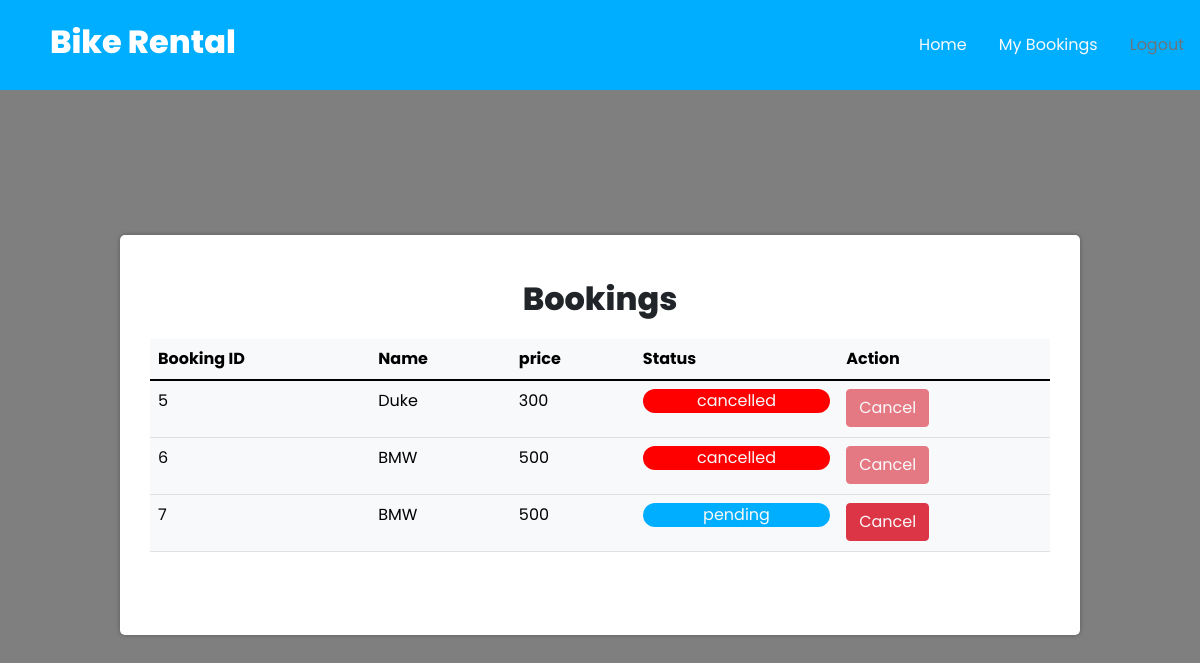
Screenshot of /bike-rental-project/bookings.php (signed in) with the database file from the repository.
### tables this page shows
CREATE TABLE `bookings` (
  `id` int(11) NOT NULL,
  `userid` int(11) NOT NULL,
  `productid` int(11) NOT NULL,
  `date` date NOT NULL,
  `status` text NOT NULL DEFAULT 'pending'
);

CREATE TABLE `products` (
  `id` int(11) NOT NULL,
  `title` varchar(100) NOT NULL,
  `image` varchar(5000) NOT NULL,
  `mileage` int(11) NOT NULL,
  `price` int(11) NOT NULL
);

### bike-rental-project/bookings.php (the view, shortened to what this page needs)
<?php
include 'config.php';
?>
<!DOCTYPE html>
<html lang="en">
    <?php
    include('header.php');
     ?>
     <div class="tablecontainer">
     <p class="login-text text-center" style="font-size: 2rem; font-weight: 800;">Bookings</p>
         <table class="table table-light">
            <thead>
                    <tr><th>Booking ID</th>
                    <th>Name</th>
                    <th>price</th>
                    <th>Status</th>
                    <th>Action</th></tr>
            </thead>
            <tbody>
                <?php
                        $userid=$_SESSION['id'];
                        $bookingfetch="SELECT * FROM bookings WHERE userid=$userid";
                        $bookingfetchquery=mysqli_query($conn,$bookingfetch);
                        if($bookingfetchquery){
                            while($rows =mysqli_fetch_assoc($bookingfetchquery)){
                        $bookingid=$rows['id'];
                        $productid=$rows['productid'];
                        $bookstatus=$rows['status'];
                        $productfetch="SELECT title,price FROM products WHERE id=$productid";
                        $productfetchquery=mysqli_query($conn,$productfetch);
                        $productrow=mysqli_fetch_assoc($productfetchquery);
                        $productprice=$productrow['price'];
                        $productname=$productrow['title'];
                        $buttonaction='<button class="btn btn-danger" name="status">';
                        switch($bookstatus)
                        {
                            case "pending": $bookstatuscolor='<p style="background-color:#00aeff; border-radius:80px;">'.$bookstatus.'</p>
                            ';
                            break;
                            case "cancelled": $bookstatuscolor='<p style="background-color:red; border-radius:80px;">'.$bookstatus.'</p>';
                                              $buttonaction='<button class="btn btn-danger disabled">';
                            break;
                        }
                            echo ' <tr>
                            <td>'.$bookingid.'</td>
                            <td>'.$productname.'</td>
                            <td>'.$productprice.'</td>
                            <td class="text-center text-light">'.$bookstatuscolor.'</td>
                            <td>'.$buttonaction.'<a href="userbookcancel.php?cancelid='.$bookingid.'" class="text-light" style="text-decoration:none;">Cancel</a></button></td>
                            </tr>';
                        }
                            }
                ?>
            </tbody>
     </div>
</body>
</html>

### bike-rental-project/style.css (style rules this page uses)
* { margin: 0; padding: 0; box-sizing: border-box; font-family: 'Poppins', sans-serif; }
body { padding-top: 70px; width: 100%; min-height: 100vh; background-image: linear-gradient(rgba(0,0,0,.5), rgba(0,0,0,.5)), url(bg.jpg); background-position: center; background-size: cover; display: flex; flex-direction: column; justify-content: space-evenly; align-items: center; }
.tablecontainer { margin: 50px; width: 80%; background: #FFF; min-height: 400px; border-radius: 5px; box-shadow: 0 0 5px rgba(0,0,0,.3); padding: 40px 30px; }

### rows the page displays
bookings: id "5", productid.title "Duke", productid.price "300", status "cancelled"
bookings: id "6", productid.title "BMW", productid.price "500", status "cancelled"
bookings: id "7", productid.title "BMW", productid.price "500", status "pending"
